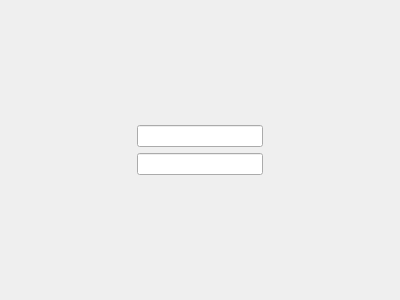
<?xml version="1.0" encoding="UTF-8"?>
<ui version="4.0">
 <class>LogIn</class>
 <widget class="QDialog" name="LogIn">
  <property name="geometry">
   <rect>
    <x>0</x>
    <y>0</y>
    <width>400</width>
    <height>300</height>
   </rect>
  </property>
  <property name="windowTitle">
   <string>Dialog</string>
  </property>
  <property name="styleSheet">
   <string notr="true">#LogIn {
border-image: url(:/intro/Images/Intro/GalDyge_background.png) 0 0 0 0 stretch stretch;
}</string>
  </property>
  <layout class="QVBoxLayout" name="verticalLayout_3">
   <item>
    <layout class="QVBoxLayout" name="verticalLayout_2">
     <item>
      <spacer name="verticalSpacer_2">
       <property name="orientation">
        <enum>Qt::Vertical</enum>
       </property>
       <property name="sizeHint" stdset="0">
        <size>
         <width>20</width>
         <height>40</height>
        </size>
       </property>
      </spacer>
     </item>
     <item>
      <layout class="QHBoxLayout" name="horizontalLayout">
       <item>
        <spacer name="horizontalSpacer">
         <property name="orientation">
          <enum>Qt::Horizontal</enum>
         </property>
         <property name="sizeHint" stdset="0">
          <size>
           <width>40</width>
           <height>20</height>
          </size>
         </property>
        </spacer>
       </item>
       <item>
        <layout class="QVBoxLayout" name="verticalLayout">
         <item>
          <widget class="QLineEdit" name="le_username"/>
         </item>
         <item>
          <widget class="QLineEdit" name="le_password"/>
         </item>
        </layout>
       </item>
       <item>
        <spacer name="horizontalSpacer_2">
         <property name="orientation">
          <enum>Qt::Horizontal</enum>
         </property>
         <property name="sizeHint" stdset="0">
          <size>
           <width>40</width>
           <height>20</height>
          </size>
         </property>
        </spacer>
       </item>
      </layout>
     </item>
     <item>
      <spacer name="verticalSpacer">
       <property name="orientation">
        <enum>Qt::Vertical</enum>
       </property>
       <property name="sizeHint" stdset="0">
        <size>
         <width>20</width>
         <height>40</height>
        </size>
       </property>
      </spacer>
     </item>
    </layout>
   </item>
  </layout>
 </widget>
 <resources/>
 <connections/>
</ui>
